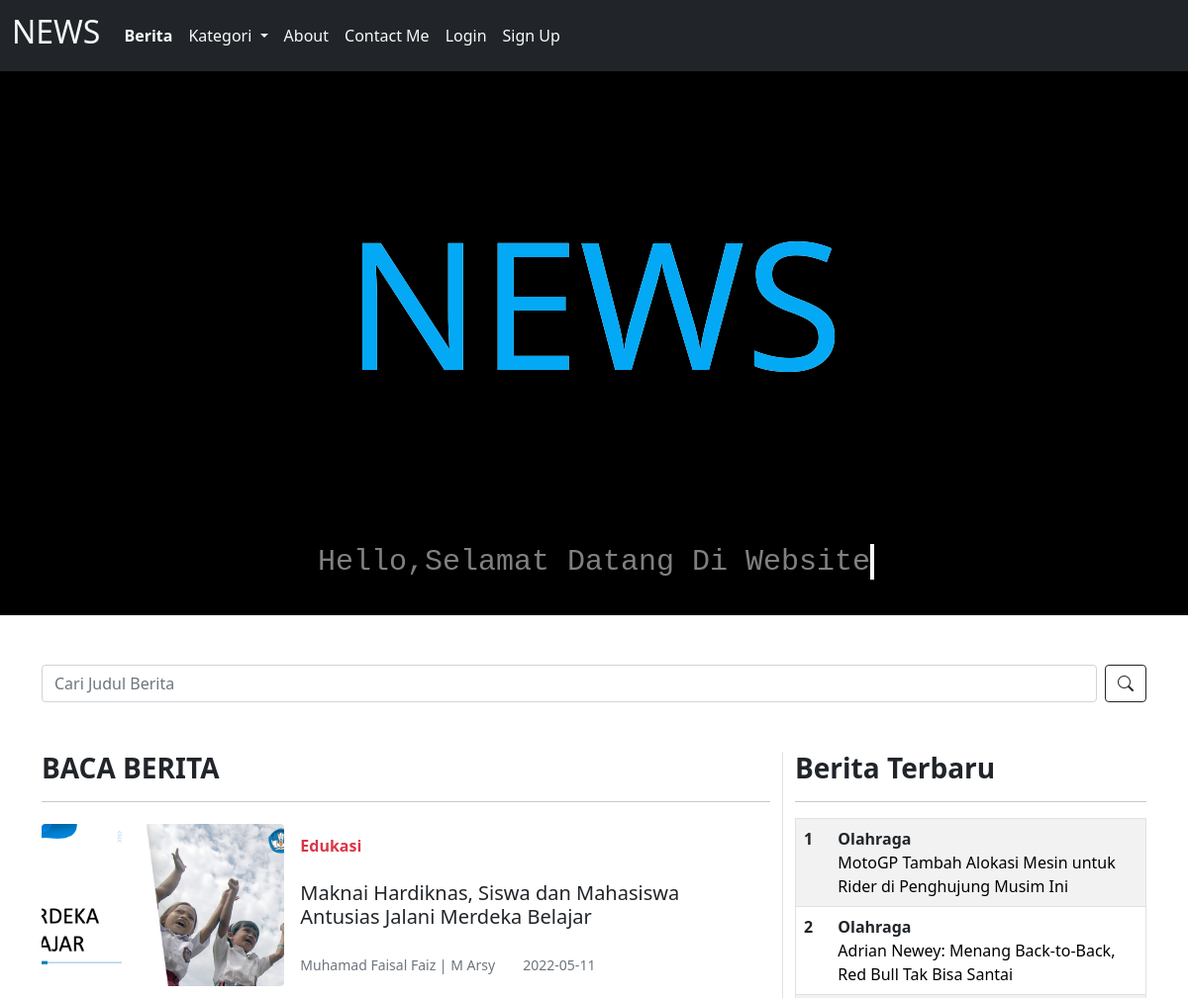
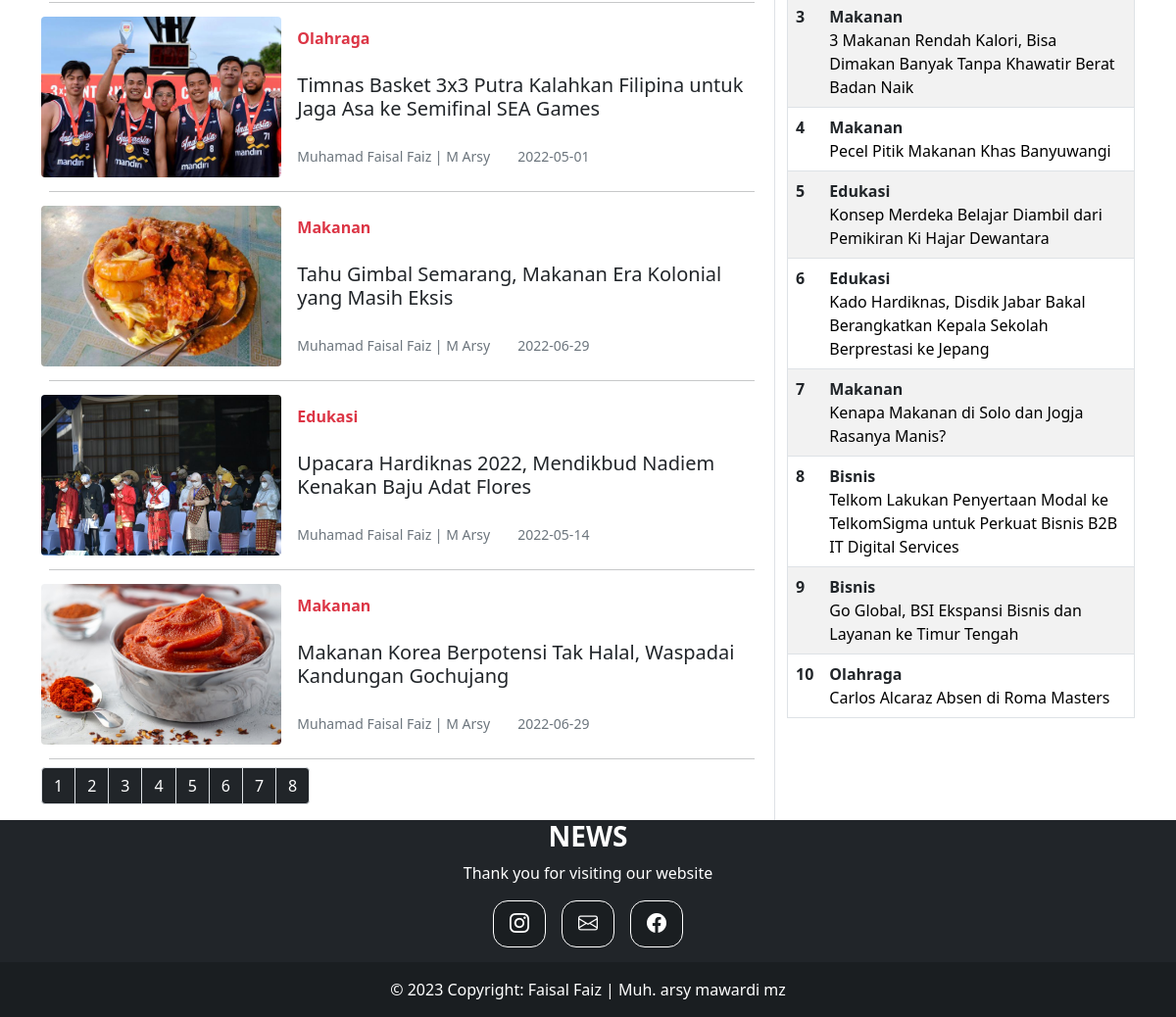
The page / on the database its author committed (2 pictures, top to bottom).
### tables this page shows
CREATE TABLE `berita` (
  `id_berita` int(11) NOT NULL,
  `id_kategori` int(11) NOT NULL,
  `judul_berita` varchar(255) NOT NULL,
  `penulis_berita` varchar(255) NOT NULL,
  `tgl_berita` date NOT NULL,
  `isi_berita` text NOT NULL,
  `gambar_berita` varchar(255) NOT NULL
);

CREATE TABLE `kategori` (
  `id_kategori` int(11) NOT NULL,
  `nama_kategori` varchar(255) NOT NULL
);

### index.php (the view, shortened to what this page needs)
<?php
$limit = 5;
if (isset($_GET["page"])) {
	$page  = $_GET["page"];
	}
	else{
	$page=1;
	};
$start_from = ($page-1) * $limit;
?>
<!DOCTYPE html>
<html lang="en">
<head>
     <link rel="stylesheet" href="css/bootstrap.min.css">
     <link rel="stylesheet" href="https://cdn.jsdelivr.net/npm/bootstrap-icons@1.8.1/font/bootstrap-icons.css">
    <link href="animasi.css" rel="stylesheet">
</head>
<body>
<nav class="navbar navbar-expand-lg navbar-light bg-dark ">
        <div class="container-fluid">
          <a class="navbar-brand text-light" href="#"><h2>NEWS</h2></a>
          <div class="collapse navbar-collapse" id="navbarNav">
            <ul class="navbar-nav justify-content-center">
              <li class="nav-item">
                <a class="nav-link text-light fw-bold" href="index.php">Berita</a>
              </li>
              <li class="nav-item dropdown">
               <a class="nav-link dropdown-toggle nav-link text-light" href="#" id="navbarDropdownMenuLink" role="button" data-bs-toggle="dropdown" aria-expanded="false">
               Kategori
          </a>
              </li>
              <li class="nav-item">
                <a class="nav-link text-light" href="aboutpage.php">About</a>
              </li>
              <li class="nav-item">
                <a class="nav-link text-light" href="contactpage.php">Contact Me</a>
              </li>
              <li class="nav-item">
                <a class="nav-link text-light" href="login.php">Login</a>
              </li>
                <li class="nav-item">
                <a class="nav-link text-light" href="register.php ">Sign Up</a>
              </li>
            </ul>
          </div>
        </div>
      </nav>
<div class="judul">
<div class="title">
   <div class="content">
            <h2>NEWS</h2>
            <h2>NEWS</h2>
    </div>
</div>
<div class="title2">
    <h1 style="color:gray;">Hello,Selamat Datang Di Website</h1>
</div>
</div>
        <section id="content">
        <div class="container" style="margin-top:50px;">
         <form class="d-flex" method="post" style="margin-bottom:50px;">
      <input class="form-control me-2" type="text" name="keyword" placeholder="Cari Judul Berita" aria-label="Search">
      <button class="btn btn-outline-dark" type="submit" name="cari"><i class="bi bi-search"></i></button>
    </form>
             <div id="content-news" class="row">
                <div class="col-12 col-md-8">
                    <h3 class="fw-bold">BACA BERITA</h3>
                    <hr>
                        <?php
                          include "koneksi.php";
$keyword=$_POST['keyword'];
    if ($keyword !=''){
       $result = mysqli_query($koneksi, "SELECT * FROM berita INNER JOIN kategori ON berita.id_kategori=kategori.id_kategori WHERE judul_berita LIKE '%$keyword%' LIMIT $start_from, $limit");
    }
          else{
            $result = mysqli_query($koneksi,"SELECT * FROM berita INNER JOIN kategori ON berita.id_kategori=kategori.id_kategori ORDER BY RAND() LIMIT $start_from, $limit");
          }
            while ($data=mysqli_fetch_array($result))  {
        ?>
                    <div class="card border-0 w-100">
                        <div class="row g-0 align-items-center">
                            <div class="col-md-4 col-4 position-relative">
                                <img src="images/<?=$data['gambar_berita']?>" class="img-fluid rounded my-auto" style="width:100%; height:100%;">
                            </div>
                            <div class="col-md-8 col-8">
                                <div class="card-body p-2 p-md-3">
                                    <span class="text-danger fw-bold list-label"><?=$data['nama_kategori']?></span>
                                    <h5 class="card-title multi-line-truncate list-judul my-lg-4"><?=$data['judul_berita']?></h5>
                                    <small class="text-muted penulis me-4"><?=$data['penulis_berita']?></small>
                                    <small class="text-muted"><?=$data['tgl_berita']?></small>
                                </div>
                            </div>
                        </div>
                        <hr class="m-2">
                    </div>
                      <?php
        }
        ?>
        <?php
$result_db = mysqli_query($koneksi,"SELECT COUNT(*) as jumlah FROM berita");
$row_db = mysqli_fetch_row($result_db);
$total_records = $row_db[0];
$total_pages = ceil($total_records / $limit);
$pagLink = "<ul class='pagination'>";
for ($i=1; $i<=$total_pages; $i++) {
              $pagLink .= "<li class='page-item'><a class='page-link bg-dark text-white' href='index.php?page=".$i."'>".$i."</a></li>";
}
echo $pagLink . "</ul>";
?>
            </div>
         <div class="col-md-4 border-start d-none d-md-block">
                    <h3 class="fw-bold">Berita Terbaru</h3>
                    <hr>
                    <table class="table table-striped border" style="border-radius:15px;">
                      <?php
                      $no=1;
                           include "koneksi.php";
            $query= $koneksi->query("SELECT * FROM berita INNER JOIN kategori ON berita.id_kategori=kategori.id_kategori  ORDER BY tgl_berita DESC LIMIT 10");
            while ($data=mysqli_fetch_array($query))  {
                      ?>
                        <tr>
                            <th scope="row"><?=$no++?></th>
                            <td>
                                <span class="fw-bold text-dark"><?= $data['nama_kategori']?></span>
                                <br>
                                <a href="beritapage.php?id_berita=<?= $data['id_berita'] ?>" class="multi-line-truncate mb-0 mt-2"><?=$data['judul_berita']?></a>
                            </td>
                        </tr>
                     <?php
            }?>
        </table>
      </div>
         </div>
    </div>
  </section>
<?php
include "footer.php"
?>
</body>
</html>

### footer.php
<footer class="text-center text-lg-start bg-dark">
<h3 class="text-white text-center fw-bold">NEWS</h3>
  <p class="text-white text-center">Thank you for visiting our website </p>
  <div class="container d-flex justify-content-center py-6" style="padding-bottom:15px;">
    <button type="button" class="btn btn-primary btn-lg btn-floating mx-2" style="background-color: rgba(0, 0, 0, 0.2); border:1px solid white; border-radius:15px;">
    <i class="bi bi-instagram"></i>
    </button>
    <button type="button" class="btn btn-primary btn-lg btn-floating mx-2" style="background-color: rgba(0, 0, 0, 0.2); border:1px solid white; border-radius:15px;">
    <i class="bi bi-envelope"></i>
    </button>
    <button type="button" class="btn btn-primary btn-lg btn-floating mx-2" style="background-color: rgba(0, 0, 0, 0.2); border:1px solid white; border-radius:15px;">
    <i class="bi bi-facebook"></i>
    </button>
  </div>
  <div class="text-center text-white p-3" style="background-color: rgba(0, 0, 0, 0.2);">
    © 2023 Copyright:
    <a class="text-white" style="text-decoration:none;">Faisal Faiz | Muh. arsy mawardi mz</a>
  </div>
</footer>

### animasi.css (style rules this page uses)
.judul { background-color: black; }
.title { display: flex; justify-content: center; align-items: center; text-align: center; height: 450px; }
.title2 { display: flex; justify-content: center; align-items: center; text-align: center; height: 100px; }
.title2 h1 { font-size: 30px; }
.content { position: relative; height: 200px; }
.content h2 { position: absolute; color: white; font-size: 180px; transform: translate(-50%); }
.content h2:nth-child(1) { color: white; }
.content h2:nth-child(2) { color: #03a9f4; animation: wave 4s ease-in-out infinite; }
h1 { font-size: clamp(1rem, 3vw + 1rem, 4rem); position: relative; font-family: "Source Code Pro", monospace; position: relative; width: max-content; }
h1::before, h1::after { content: ""; position: absolute; top: 0; right: 0; bottom: 0; left: 0; }
h1::before { background: var(--bg-color); animation: typewriter var(--typewriterSpeed) steps(var(--typewriterCharacters)) 1s forwards; }
h1::after { width: 0.125em; background: #fff; animation: typewriter var(--typewriterSpeed) steps(var(--typewriterCharacters)) 1s forwards, blink 750ms steps(var(--typewriterCharacters)) infinite; }
:root { --bg-color: rgb(0, 0, 0); --typewriterSpeed: 6s; --typewriterCharacters: 24; }

### index.php (style rules this page uses)
.card { border:none; }
.table a { text-decoration:none; color:black }

### rows shown on the page
berita: gambar_berita (picture), id_kategori.nama_kategori "Edukasi", judul_berita "Maknai Hardiknas, Siswa dan Mahasiswa Antusias Jalani Merdeka Belajar", penulis_berita "Muhamad Faisal Faiz | M Arsy", tgl_berita "2022-05-11"
berita: gambar_berita (picture), id_kategori.nama_kategori "Olahraga", judul_berita "Timnas Basket 3x3 Putra Kalahkan Filipina untuk Jaga Asa ke Semifinal SEA Games", penulis_berita "Muhamad Faisal Faiz | M Arsy", tgl_berita "2022-05-01"
berita: gambar_berita (picture), id_kategori.nama_kategori "Makanan", judul_berita "Tahu Gimbal Semarang, Makanan Era Kolonial yang Masih Eksis", penulis_berita "Muhamad Faisal Faiz | M Arsy", tgl_berita "2022-06-29"
berita: gambar_berita (picture), id_kategori.nama_kategori "Edukasi", judul_berita "Upacara Hardiknas 2022, Mendikbud Nadiem Kenakan Baju Adat Flores", penulis_berita "Muhamad Faisal Faiz | M Arsy", tgl_berita "2022-05-14"
berita: gambar_berita (picture), id_kategori.nama_kategori "Makanan", judul_berita "Makanan Korea Berpotensi Tak Halal, Waspadai Kandungan Gochujang", penulis_berita "Muhamad Faisal Faiz | M Arsy", tgl_berita "2022-06-29"
berita: id_kategori.nama_kategori "Olahraga", judul_berita "MotoGP Tambah Alokasi Mesin untuk Rider di Penghujung Musim Ini"
berita: id_kategori.nama_kategori "Olahraga", judul_berita "Adrian Newey: Menang Back-to-Back, Red Bull Tak Bisa Santai"
berita: id_kategori.nama_kategori "Makanan", judul_berita "3 Makanan Rendah Kalori, Bisa Dimakan Banyak Tanpa Khawatir Berat Badan Naik"
berita: id_kategori.nama_kategori "Makanan", judul_berita "Pecel Pitik Makanan Khas Banyuwangi"
berita: id_kategori.nama_kategori "Edukasi", judul_berita "Konsep Merdeka Belajar Diambil dari Pemikiran Ki Hajar Dewantara"
berita: id_kategori.nama_kategori "Edukasi", judul_berita "Kado Hardiknas, Disdik Jabar Bakal Berangkatkan Kepala Sekolah Berprestasi ke Jepang"
berita: id_kategori.nama_kategori "Makanan", judul_berita "Kenapa Makanan di Solo dan Jogja Rasanya Manis?"
berita: id_kategori.nama_kategori "Bisnis", judul_berita "Telkom Lakukan Penyertaan Modal ke TelkomSigma untuk Perkuat Bisnis B2B IT Digital Services"
berita: id_kategori.nama_kategori "Bisnis", judul_berita "Go Global, BSI Ekspansi Bisnis dan Layanan ke Timur Tengah"
berita: id_kategori.nama_kategori "Olahraga", judul_berita "Carlos Alcaraz Absen di Roma Masters"
